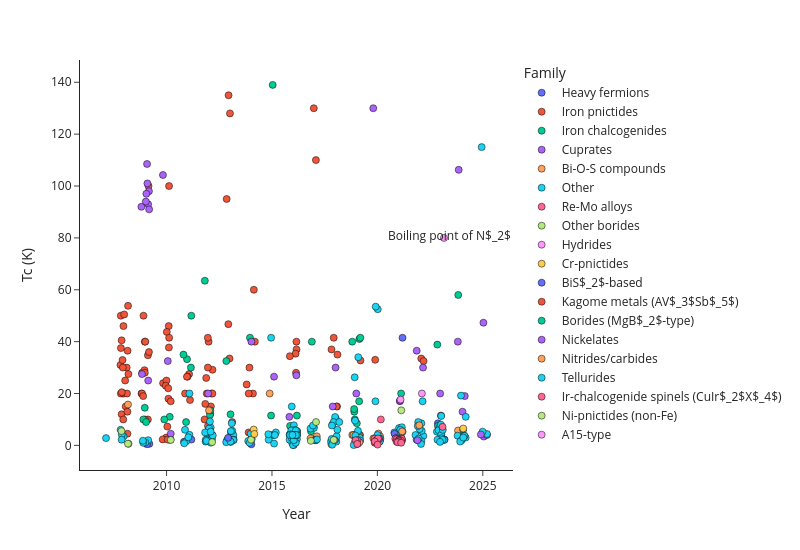

The notebook cell saved with this chart:
### Markdown cell above
## Panel d (interactive) — hover to see material / paper / trace back to source

### Code cell
import plotly.express as px

plot_yr_px = plot_yr.copy()
plot_yr_px["arxiv_url"] = "https://arxiv.org/abs/" + plot_yr_px[
    "paper_id"
].astype(str)
plot_yr_px["year_jittered"] = year_jittered

fig = px.scatter(
    plot_yr_px,
    x="year_jittered",
    y="tc_best",
    color="family",
    custom_data=["paper_id", "material", "synthesis_method", "arxiv_url"],
)
fig.update_traces(
    marker=dict(size=7, line=dict(width=0.5, color="black")),
    hovertemplate=(
        "<b>%{customdata[1]}</b><br>"
        "Tc = %{y:.1f} K, year %{x:.0f}<br>"
        "synthesis: %{customdata[2]}<br>"
        "arXiv: %{customdata[0]}<br>"
        "<extra></extra>"
    ),
)
fig.add_hline(
    y=77,
    line_dash="dash",
    line_color="red",
    opacity=0.6,
    annotation_text="Boiling point of N$_2$",
)
fig.update_layout(
    xaxis_title="Year",
    yaxis_title="Tc (K)",
    legend_title="Family",
    template="simple_white",
    width=800,
    height=550,
)
fig.show()

### Figure 1 — Plotly figure (JSON) as saved in the notebook; plotly's stock layout.template omitted (floating-point values rounded to 4 significant figures; data arrays with more than 128 entries replaced by an {"elided": "..."} marker saying what was removed)
{"data": [{"customdata": [["1303.3228", "UCo1-xFexGe", "arc melting & induction melting", "https://arxiv.org/abs/1303.3228"], ["2103.08000", "UCoGe", "float zone & Bridgman", "https://arxiv.org/abs/2103.08000"], ["2308.06881", "CeCoIn5", "flux growth", "https://arxiv.org/abs/2308.06881"], ["1104.2649", "CeCoIn5", "flux growth", "https://arxiv.org/abs/1104.2649"], ["0906.0497", "UCoGe", "other", "https://arxiv.org/abs/0906.0497"], ["1109.1953", "URu2Si2", "other", "https://arxiv.org/abs/1109.1953"], ["2205.04991", "CeCoIn5", "pulsed laser deposition", "https://arxiv.org/abs/2205.04991"], ["1902.09270", "Ce3PdIn11", "flux growth", "https://arxiv.org/abs/1902.09270"], ["2305.08669", "Ce2Rh3+δSb4", "flux growth", "https://arxiv.org/abs/2305.08669"], ["0907.0967", "URu2Si2", "other", "https://arxiv.org/abs/0907.0967"], ["1403.7010", "Ce3PdIn11", "flux growth", "https://arxiv.org/abs/1403.7010"]], "hovertemplate": "<b>%{customdata[1]}</b><br>Tc = %{y:.1f} K, year %{x:.0f}<br>synthesis: %{customdata[2]}<br>arXiv: %{customdata[0]}<br><extra></extra>", "legendgroup": "Heavy fermions", "marker": {"color": "#636efa", "line": {"color": "black", "width": 0.5}, "size": 7, "symbol": "circle"}, "mode": "markers", "name": "Heavy fermions", "orientation": "v", "showlegend": true, "type": "scatter", "x": [2013.0, 2021.0, 2023.0, 2011.0, 2009.0, 2011.0, 2022.0, 2019.0, 2023.0, 2009.0, 2014.0], "xaxis": "x", "y": [5.0, 41.5, 2.25, 2.25, 0.6, 1.415, 2.05, 0.7, 8.5, 0.45, 0.4], "yaxis": "y"}, {"customdata": {"elided": "106x4 str values"}, "hovertemplate": "<b>%{customdata[1]}</b><br>Tc = %{y:.1f} K, year %{x:.0f}<br>synthesis: %{customdata[2]}<br>arXiv: %{customdata[0]}<br><extra></extra>", "legendgroup": "Iron pnictides", "marker": {"color": "#EF553B", "line": {"color": "black", "width": 0.5}, "size": 7, "symbol": "circle"}, "mode": "markers", "name": "Iron pnictides", "orientation": "v", "showlegend": true, "type": "scatter", "x": [2012.0, 2008.0, 2008.0, 2008.0, 2009.0, 2009.0, 2010.0, 2012.0, 2008.0, 2012.0, 2013.0, 2020.0, 2018.0, 2010.0, 2014.0, 2012.0, 2010.0, 2010.0, 2010.0, 2009.0, 2012.0, 2009.0, 2009.0, 2008.0, 2010.0, 2014.0, 2010.0, 2010.0, 2008.0, 2008.0, 2008.0, 2022.0, 2022.0, 2008.0, 2010.0, 2014.0, 2009.0, 2010.0, 2008.0, 2008.0, 2008.0, 2008.0, 2011.0, 2008.0, 2016.0, 2018.0, 2013.0, 2010.0, 2017.0, 2017.0, 2009.0, 2009.0, 2011.0, 2010.0, 2010.0, 2009.0, 2019.0, 2011.0, 2011.0, 2011.0, 2008.0, 2008.0, 2016.0, 2009.0, 2010.0, 2014.0, 2014.0, 2009.0, 2008.0, 2008.0, 2008.0, 2009.0, 2016.0, 2016.0, 2016.0, 2023.0, 2008.0, 2012.0, 2017.0, 2008.0, 2008.0, 2010.0, 2013.0, 2014.0, 2018.0, 2018.0, 2012.0, 2010.0, 2014.0, 2012.0, 2013.0, 2013.0, 2013.0, 2016.0, 2013.0, 2009.0, 2012.0, 2012.0, 2012.0, 2012.0, 2012.0, 2018.0, 2009.0, 2016.0, 2010.0, 2008.0], "xaxis": "x", "y": [20.0, 31.0, 12.0, 4.5, 40.0, 20.0, 18.0, 3.15, 20.0, 40.0, 9.0, 33.0, 37.0, 100.0, 5.0, 29.15, 3.0, 46.0, 43.75, 10.0, 7.5, 28.0, 10.0, 53.8, 2.25, 60.0, 2.3, 2.2, 10.0, 20.0, 15.0, 33.5, 32.5, 13.0, 17.0, 20.0, 100.0, 24.0, 30.0, 27.5, 25.0, 30.0, 27.5, 46.0, 37.0, 35.0, 95.0, 2.25, 110.0, 130.0, 34.75, 20.0, 20.0, 41.5, 25.0, 29.0, 32.75, 17.5, 26.5, 26.5, 36.5, 37.5, 35.35, 19.0, 23.0, 23.5, 40.0, 40.0, 50.0, 50.5, 20.0, 28.0, 34.4, 40.0, 0.13, 11.5, 20.0, 15.0, 7.0, 32.9, 20.5, 22.0, 46.75, 30.0, 15.0, 15.0, 41.5, 7.25, 20.0, 20.0, 1.7, 135.0, 128.0, 28.0, 33.5, 36.0, 30.0, 26.0, 20.0, 16.0, 10.0, 41.5, 50.0, 5.25, 37.75, 40.5], "yaxis": "y"}, {"customdata": {"elided": "38x4 str values"}, "hovertemplate": "<b>%{customdata[1]}</b><br>Tc = %{y:.1f} K, year %{x:.0f}<br>synthesis: %{customdata[2]}<br>arXiv: %{customdata[0]}<br><extra></extra>", "legendgroup": "Iron chalcogenides", "marker": {"color": "#00cc96", "line": {"color": "black", "width": 0.5}, "size": 7, "symbol": "circle"}, "mode": "markers", "name": "Iron chalcogenides", "orientation": "v", "showlegend": true, "type": "scatter", "x": [2012.0, 2012.0, 2012.0, 2011.0, 2014.0, 2010.0, 2011.0, 2019.0, 2019.0, 2019.0, 2016.0, 2016.0, 2016.0, 2016.0, 2019.0, 2019.0, 2019.0, 2017.0, 2011.0, 2011.0, 2023.0, 2019.0, 2018.0, 2021.0, 2019.0, 2009.0, 2015.0, 2013.0, 2012.0, 2024.0, 2009.0, 2009.0, 2010.0, 2013.0, 2015.0, 2019.0, 2011.0, 2017.0], "xaxis": "x", "y": [63.5, 12.25, 11.75, 50.0, 41.5, 11.0, 33.25, 40.0, 41.0, 41.5, 11.5, 7.5, 5.5, 4.0, 8.5, 13.0, 14.0, 5.45, 9.0, 35.0, 7.5, 2.2, 8.0, 20.0, 10.0, 14.5, 11.5, 12.0, 13.5, 58.0, 10.0, 9.0, 10.0, 32.5, 139.0, 17.0, 30.0, 40.0], "yaxis": "y"}, {"customdata": [["0911.4524", "Y5Ba6Cu11Oδ", "solid-state", "https://arxiv.org/abs/0911.4524"], ["0911.4524", "Y7Ba9Cu16Oδ", "solid-state", "https://arxiv.org/abs/0911.4524"], ["0911.4524", "Y5Ba8Cu13Oδ", "solid-state", "https://arxiv.org/abs/0911.4524"], ["0911.4524", "Y7Ba11Cu18Oδ", "solid-state", "https://arxiv.org/abs/0911.4524"], ["0911.4524", "YBa5Cu6Oδ", "solid-state", "https://arxiv.org/abs/0911.4524"], ["0911.4524", "Y3Ba8Cu11Oδ", "solid-state", "https://arxiv.org/abs/0911.4524"], ["0911.4524", "Y13Ba20Cu33Oδ", "solid-state", "https://arxiv.org/abs/0911.4524"], ["2103.08355", "La2-xCexCuO4", "PVD", "https://arxiv.org/abs/2103.08355"], ["1003.2267", "La2-xSrxCu1-yZnyO4", "float zone & Bridgman", "https://arxiv.org/abs/1003.2267"], ["0909.0665", "Bi1.7Pb0.3Sr2Ca2Cu3O10+x", "flux growth", "https://arxiv.org/abs/0909.0665"], ["1610.04788", "La1.9Ce0.1CuO4", "pulsed laser deposition", "https://arxiv.org/abs/1610.04788"], ["2102.03511", "Pr2Ba4Cu7O15-δ", "combustion", "https://arxiv.org/abs/2102.03511"], ["1807.01087", "Pr2CuO4±δ", "other", "https://arxiv.org/abs/1807.01087"], ["1904.07541", "La1-x/2Eu1-x/2SrxCuO4", "solid-state", "https://arxiv.org/abs/1904.07541"], ["2503.03447", "La3(Cu3Ni)P4O2", "solid-state", "https://arxiv.org/abs/2503.03447"], ["2503.03447", "La3Cu4P4O1.9F0.1", "solid-state", "https://arxiv.org/abs/2503.03447"], ["1612.01703", "Pr2-xCexCuO4-δ", "pulsed laser deposition", "https://arxiv.org/abs/1612.01703"], ["1207.5914", "Y0.38La0.62(Ba0.82La0.18)2Cu3Oy", "PVD", "https://arxiv.org/abs/1207.5914"], ["2410.09849", "Pr1.82Ce0.18CuO4+δ", "PVD", "https://arxiv.org/abs/2410.09849"], ["2407.14189", "YBa2Cu3O7-δ", "pulsed laser deposition", "https://arxiv.org/abs/2407.14189"], ["2405.06272", "Bi2Sr2Ca2Cu3O10+δ", "float zone & Bridgman", "https://arxiv.org/abs/2405.06272"], ["1510.07388", "La2-xCexCuO4±δ", "pulsed laser deposition", "https://arxiv.org/abs/1510.07388"], ["2203.06769", "La2-xSrxCuO4", "molecular beam epitaxy", "https://arxiv.org/abs/2203.06769"], ["1805.08360", "La2-xCexCuO4", "pulsed laser deposition", "https://arxiv.org/abs/1805.08360"], ["2407.19068", "La1.55Sr0.45CuO4/La2CuO4", "molecular beam epitaxy", "https://arxiv.org/abs/2407.19068"], ["1008.1682", "Pr1.88Ce0.12CuO4-δ", "PVD", "https://arxiv.org/abs/1008.1682"], ["1403.8004", "Pb1-yBiySr2Y1-xCaxCu2O7+δ", "other", "https://arxiv.org/abs/1403.8004"], ["2012.12539", "HgBa2CaCu2O6+δ", "PVD", "https://arxiv.org/abs/2012.12539"], ["1008.4327", "Bi2.2Sr1.8Ca2Cu3O10+δ", "float zone & Bridgman", "https://arxiv.org/abs/1008.4327"], ["0908.2211", "La2-xCexCuO4", "PVD", "https://arxiv.org/abs/0908.2211"], ["0903.1421", "Bi2(Sr2-xLax)CuO6+δ", "float zone & Bridgman", "https://arxiv.org/abs/0903.1421"]], "hovertemplate": "<b>%{customdata[1]}</b><br>Tc = %{y:.1f} K, year %{x:.0f}<br>synthesis: %{customdata[2]}<br>arXiv: %{customdata[0]}<br><extra></extra>", "legendgroup": "Cuprates", "marker": {"color": "#ab63fa", "line": {"color": "black", "width": 0.5}, "size": 7, "symbol": "circle"}, "mode": "markers", "name": "Cuprates", "orientation": "v", "showlegend": true, "type": "scatter", "x": [2009.0, 2009.0, 2009.0, 2009.0, 2009.0, 2009.0, 2009.0, 2021.0, 2010.0, 2009.0, 2016.0, 2021.0, 2018.0, 2019.0, 2025.0, 2025.0, 2016.0, 2012.0, 2024.0, 2024.0, 2024.0, 2015.0, 2022.0, 2018.0, 2024.0, 2010.0, 2014.0, 2020.0, 2010.0, 2009.0, 2009.0], "xaxis": "x", "y": [92.0, 93.0, 98.0, 97.0, 101.0, 94.0, 91.0, 17.0, 32.5, 108.5, 27.0, 17.25, 15.0, 20.0, 3.4, 4.0, 11.0, 20.0, 13.0, 19.0, 106.2, 26.5, 30.0, 30.0, 40.0, 4.5, 40.0, 130.0, 104.2, 27.5, 25.0], "yaxis": "y"}, {"customdata": [["1711.02004", "LaO0.5F0.5Bi1-xPbxS2", "flux growth", "https://arxiv.org/abs/1711.02004"], ["1607.05371", "CeOBiS2", "solid-state", "https://arxiv.org/abs/1607.05371"], ["1607.05371", "PrOBiS2", "solid-state", "https://arxiv.org/abs/1607.05371"], ["2406.01263", "LaO0.5F0.5Bi1-xPbxS2", "flux growth", "https://arxiv.org/abs/2406.01263"], ["1512.05070", "LaOBiS2-xFx", "solid-state", "https://arxiv.org/abs/1512.05070"], ["2007.06696", "Bi4O4S3", "solid-state", "https://arxiv.org/abs/2007.06696"], ["1902.02053", "La2O2Bi3Ag1-xInxS6", "solid-state", "https://arxiv.org/abs/1902.02053"], ["1807.04582", "La2O2Bi3AgS6", "solid-state", "https://arxiv.org/abs/1807.04582"], ["2007.03752", "La0.7Ce0.3OBiSSe", "solid-state", "https://arxiv.org/abs/2007.03752"], ["2011.12708", "CeOBiS1.7Se0.3", "flux growth", "https://arxiv.org/abs/2011.12708"], ["1709.00892", "La1-xCexOBiSSe", "solid-state", "https://arxiv.org/abs/1709.00892"], ["2401.16980", "NdO0.5F0.5BiS2", "flux growth", "https://arxiv.org/abs/2401.16980"], ["1208.2818", "Bi4O4S3", "other", "https://arxiv.org/abs/1208.2818"], ["1303.6216", "La1-xThxOBiS2", "solid-state", "https://arxiv.org/abs/1303.6216"], ["1303.6216", "La1-xHfxOBiS2", "solid-state", "https://arxiv.org/abs/1303.6216"], ["1303.6216", "La1-xZrxOBiS2", "solid-state", "https://arxiv.org/abs/1303.6216"], ["1908.09311", "La2O2Bi3Ag0.6Sn0.4S6", "solid-state", "https://arxiv.org/abs/1908.09311"], ["1908.09311", "La1.9Eu0.1O2Bi3Ag0.6Sn0.4S6", "solid-state", "https://arxiv.org/abs/1908.09311"], ["1908.09311", "La1.8Eu0.2O2Bi3Ag0.6Sn0.4S6", "solid-state", "https://arxiv.org/abs/1908.09311"], ["1908.09311", "La1.7Eu0.3O2Bi3Ag0.6Sn0.4S6", "solid-state", "https://arxiv.org/abs/1908.09311"], ["1908.09311", "La1.6Eu0.4O2Bi3Ag0.6Sn0.4S6", "solid-state", "https://arxiv.org/abs/1908.09311"], ["1908.09311", "La1.5Eu0.5O2Bi3Ag0.6Sn0.4S6", "solid-state", "https://arxiv.org/abs/1908.09311"], ["1908.09311", "La1.4Eu0.6O2Bi3Ag0.6Sn0.4S6", "solid-state", "https://arxiv.org/abs/1908.09311"], ["1410.6775", "LaO0.5F0.5Bi(S1-xSex)2", "solid-state", "https://arxiv.org/abs/1410.6775"], ["1710.10841", "LaO0.5F0.5BiS2", "flux growth", "https://arxiv.org/abs/1710.10841"]], "hovertemplate": "<b>%{customdata[1]}</b><br>Tc = %{y:.1f} K, year %{x:.0f}<br>synthesis: %{customdata[2]}<br>arXiv: %{customdata[0]}<br><extra></extra>", "legendgroup": "Bi-O-S compounds", "marker": {"color": "#FFA15A", "line": {"color": "black", "width": 0.5}, "size": 7, "symbol": "circle"}, "mode": "markers", "name": "Bi-O-S compounds", "orientation": "v", "showlegend": true, "type": "scatter", "x": [2017.0, 2016.0, 2016.0, 2024.0, 2015.0, 2020.0, 2019.0, 2018.0, 2020.0, 2020.0, 2017.0, 2024.0, 2012.0, 2013.0, 2013.0, 2013.0, 2019.0, 2019.0, 2019.0, 2019.0, 2019.0, 2019.0, 2019.0, 2014.0, 2017.0], "xaxis": "x", "y": [3.5, 2.15, 1.0, 3.0, 20.0, 4.575, 0.4, 0.5, 2.7, 3.45, 2.7, 5.75, 4.0, 3.0, 2.0, 2.5, 4.0, 4.0, 4.0, 4.0, 4.0, 4.0, 4.0, 2.7, 2.0], "yaxis": "y"}, {"customdata": {"elided": "162x4 str values"}, "hovertemplate": "<b>%{customdata[1]}</b><br>Tc = %{y:.1f} K, year %{x:.0f}<br>synthesis: %{customdata[2]}<br>arXiv: %{customdata[0]}<br><extra></extra>", "legendgroup": "Other", "marker": {"color": "#19d3f3", "line": {"color": "black", "width": 0.5}, "size": 7, "symbol": "circle"}, "mode": "markers", "name": "Other", "orientation": "v", "showlegend": true, "type": "scatter", "x": {"elided": "162 float values"}, "xaxis": "x", "y": {"elided": "162 float values"}, "yaxis": "y"}, {"customdata": [["2302.00844", "(Nb0.2Mo0.3W0.3Re0.1Ru0.1)5Si3", "arc melting & induction melting", "https://arxiv.org/abs/2302.00844"], ["1803.10877", "Mo1-xRex", "arc melting & induction melting", "https://arxiv.org/abs/1803.10877"]], "hovertemplate": "<b>%{customdata[1]}</b><br>Tc = %{y:.1f} K, year %{x:.0f}<br>synthesis: %{customdata[2]}<br>arXiv: %{customdata[0]}<br><extra></extra>", "legendgroup": "Re-Mo alloys", "marker": {"color": "#FF6692", "line": {"color": "black", "width": 0.5}, "size": 7, "symbol": "circle"}, "mode": "markers", "name": "Re-Mo alloys", "orientation": "v", "showlegend": true, "type": "scatter", "x": [2023.0, 2018.0], "xaxis": "x", "y": [7.15, 2.0], "yaxis": "y"}, {"customdata": [["1006.5651", "OsB2", "flux growth", "https://arxiv.org/abs/1006.5651"], ["1807.02561", "WB4.2", "arc melting & induction melting", "https://arxiv.org/abs/1807.02561"], ["1401.0834", "Nb2BN", "solid-state", "https://arxiv.org/abs/1401.0834"], ["2109.11521", "WB2", "arc melting & induction melting", "https://arxiv.org/abs/2109.11521"], ["1709.06954", "RuB2", "arc melting & induction melting", "https://arxiv.org/abs/1709.06954"]], "hovertemplate": "<b>%{customdata[1]}</b><br>Tc = %{y:.1f} K, year %{x:.0f}<br>synthesis: %{customdata[2]}<br>arXiv: %{customdata[0]}<br><extra></extra>", "legendgroup": "Other borides", "marker": {"color": "#B6E880", "line": {"color": "black", "width": 0.5}, "size": 7, "symbol": "circle"}, "mode": "markers", "name": "Other borides", "orientation": "v", "showlegend": true, "type": "scatter", "x": [2010.0, 2018.0, 2014.0, 2021.0, 2017.0], "xaxis": "x", "y": [2.1, 2.1, 2.2, 13.5, 1.75], "yaxis": "y"}, {"customdata": [["2312.06090", "CaMg2Hx", "other", "https://arxiv.org/abs/2312.06090"], ["2204.01554", "H)", "other", "https://arxiv.org/abs/2204.01554"]], "hovertemplate": "<b>%{customdata[1]}</b><br>Tc = %{y:.1f} K, year %{x:.0f}<br>synthesis: %{customdata[2]}<br>arXiv: %{customdata[0]}<br><extra></extra>", "legendgroup": "Hydrides", "marker": {"color": "#FF97FF", "line": {"color": "black", "width": 0.5}, "size": 7, "symbol": "circle"}, "mode": "markers", "name": "Hydrides", "orientation": "v", "showlegend": true, "type": "scatter", "x": [2023.0, 2022.0], "xaxis": "x", "y": [80.0, 20.0], "yaxis": "y"}, {"customdata": [["1412.0067", "K2Cr3As3", "flux growth", "https://arxiv.org/abs/1412.0067"], ["1412.2596", "Rb2Cr3As3", "solid-state", "https://arxiv.org/abs/1412.2596"], ["2409.06337", "Sr2CrCoAsO3", "solid-state", "https://arxiv.org/abs/2409.06337"]], "hovertemplate": "<b>%{customdata[1]}</b><br>Tc = %{y:.1f} K, year %{x:.0f}<br>synthesis: %{customdata[2]}<br>arXiv: %{customdata[0]}<br><extra></extra>", "legendgroup": "Cr-pnictides", "marker": {"color": "#FECB52", "line": {"color": "black", "width": 0.5}, "size": 7, "symbol": "circle"}, "mode": "markers", "name": "Cr-pnictides", "orientation": "v", "showlegend": true, "type": "scatter", "x": [2014.0, 2014.0, 2024.0], "xaxis": "x", "y": [6.1, 4.4, 6.5], "yaxis": "y"}, {"customdata": [["1311.5117", "Sr1-xLaxFBiS2", "solid-state", "https://arxiv.org/abs/1311.5117"], ["2106.09863", "F)BiS2", "flux growth", "https://arxiv.org/abs/2106.09863"]], "hovertemplate": "<b>%{customdata[1]}</b><br>Tc = %{y:.1f} K, year %{x:.0f}<br>synthesis: %{customdata[2]}<br>arXiv: %{customdata[0]}<br><extra></extra>", "legendgroup": "BiS$_2$-based", "marker": {"color": "#636efa", "line": {"color": "black", "width": 0.5}, "size": 7, "symbol": "circle"}, "mode": "markers", "name": "BiS$_2$-based", "orientation": "v", "showlegend": true, "type": "scatter", "x": [2013.0, 2021.0], "xaxis": "x", "y": [2.9, 4.5], "yaxis": "y"}, {"customdata": [["2107.00269", "RbV3Sb5", "flux growth", "https://arxiv.org/abs/2107.00269"], ["2012.09097", "KV3Sb5", "flux growth", "https://arxiv.org/abs/2012.09097"]], "hovertemplate": "<b>%{customdata[1]}</b><br>Tc = %{y:.1f} K, year %{x:.0f}<br>synthesis: %{customdata[2]}<br>arXiv: %{customdata[0]}<br><extra></extra>", "legendgroup": "Kagome metals (AV$_3$Sb$_5$)", "marker": {"color": "#EF553B", "line": {"color": "black", "width": 0.5}, "size": 7, "symbol": "circle"}, "mode": "markers", "name": "Kagome metals (AV$_3$Sb$_5$)", "orientation": "v", "showlegend": true, "type": "scatter", "x": [2021.0, 2020.0], "xaxis": "x", "y": [2.0, 1.0], "yaxis": "y"}, {"customdata": [["2301.01669", "MgB2", "CVD", "https://arxiv.org/abs/2301.01669"]], "hovertemplate": "<b>%{customdata[1]}</b><br>Tc = %{y:.1f} K, year %{x:.0f}<br>synthesis: %{customdata[2]}<br>arXiv: %{customdata[0]}<br><extra></extra>", "legendgroup": "Borides (MgB$_2$-type)", "marker": {"color": "#00cc96", "line": {"color": "black", "width": 0.5}, "size": 7, "symbol": "circle"}, "mode": "markers", "name": "Borides (MgB$_2$-type)", "orientation": "v", "showlegend": true, "type": "scatter", "x": [2023.0], "xaxis": "x", "y": [38.85], "yaxis": "y"}, {"customdata": [["2311.07423", "La4Ni3O10", "float zone & Bridgman", "https://arxiv.org/abs/2311.07423"], ["2503.03419", "La1-xSrxNiO2", "PVD", "https://arxiv.org/abs/2503.03419"], ["2209.06400", "Nd1-xSrxNiO2", "pulsed laser deposition", "https://arxiv.org/abs/2209.06400"], ["2203.02580", "Nd1-xSrxNiO2", "pulsed laser deposition", "https://arxiv.org/abs/2203.02580"], ["2501.08022", "La2PrNi2O7", "PVD", "https://arxiv.org/abs/2501.08022"]], "hovertemplate": "<b>%{customdata[1]}</b><br>Tc = %{y:.1f} K, year %{x:.0f}<br>synthesis: %{customdata[2]}<br>arXiv: %{customdata[0]}<br><extra></extra>", "legendgroup": "Nickelates", "marker": {"color": "#ab63fa", "line": {"color": "black", "width": 0.5}, "size": 7, "symbol": "circle"}, "mode": "markers", "name": "Nickelates", "orientation": "v", "showlegend": true, "type": "scatter", "x": [2023.0, 2025.0, 2022.0, 2022.0, 2025.0], "xaxis": "x", "y": [20.0, 4.2, 2.0, 36.5, 47.3], "yaxis": "y"}, {"customdata": [["0804.2945", "NbN", "PVD", "https://arxiv.org/abs/0804.2945"], ["1903.05009", "TiN", "PVD", "https://arxiv.org/abs/1903.05009"], ["2102.02003", "TaC", "flux growth", "https://arxiv.org/abs/2102.02003"], ["1212.2258", "NbN", "molecular beam epitaxy", "https://arxiv.org/abs/1212.2258"], ["2205.05491", "NbN", "PVD", "https://arxiv.org/abs/2205.05491"]], "hovertemplate": "<b>%{customdata[1]}</b><br>Tc = %{y:.1f} K, year %{x:.0f}<br>synthesis: %{customdata[2]}<br>arXiv: %{customdata[0]}<br><extra></extra>", "legendgroup": "Nitrides/carbides", "marker": {"color": "#FFA15A", "line": {"color": "black", "width": 0.5}, "size": 7, "symbol": "circle"}, "mode": "markers", "name": "Nitrides/carbides", "orientation": "v", "showlegend": true, "type": "scatter", "x": [2008.0, 2019.0, 2021.0, 2012.0, 2022.0], "xaxis": "x", "y": [15.75, 1.2, 5.4, 13.5, 7.75], "yaxis": "y"}, {"customdata": [["1509.00945", "Pd1-xNixTe (x=0", "solid-state", "https://arxiv.org/abs/1509.00945"], ["1509.00945", "PdTe", "solid-state", "https://arxiv.org/abs/1509.00945"], ["1605.04647", "PdTe", "solid-state", "https://arxiv.org/abs/1605.04647"], ["1605.04647", "Pd0.99Ni0.01Te", "solid-state", "https://arxiv.org/abs/1605.04647"], ["1605.04647", "Pd0.95Ni0.05Te", "solid-state", "https://arxiv.org/abs/1605.04647"], ["1605.04647", "Pd0.93Ni0.07Te", "solid-state", "https://arxiv.org/abs/1605.04647"], ["1605.04647", "Pd0.9Ni0.1Te", "solid-state", "https://arxiv.org/abs/1605.04647"], ["1605.04647", "Pd0.85Ni0.15Te", "solid-state", "https://arxiv.org/abs/1605.04647"], ["1605.04647", "Pd0.8Ni0.2Te", "solid-state", "https://arxiv.org/abs/1605.04647"], ["1605.04647", "Pd0.7Ni0.3Te", "solid-state", "https://arxiv.org/abs/1605.04647"], ["2103.00687", "PdSeTe", "other", "https://arxiv.org/abs/2103.00687"]], "hovertemplate": "<b>%{customdata[1]}</b><br>Tc = %{y:.1f} K, year %{x:.0f}<br>synthesis: %{customdata[2]}<br>arXiv: %{customdata[0]}<br><extra></extra>", "legendgroup": "Tellurides", "marker": {"color": "#19d3f3", "line": {"color": "black", "width": 0.5}, "size": 7, "symbol": "circle"}, "mode": "markers", "name": "Tellurides", "orientation": "v", "showlegend": true, "type": "scatter", "x": [2015.0, 2015.0, 2016.0, 2016.0, 2016.0, 2016.0, 2016.0, 2016.0, 2016.0, 2016.0, 2021.0], "xaxis": "x", "y": [4.0, 4.3, 4.0, 4.0, 4.0, 4.0, 4.0, 4.0, 4.0, 4.0, 2.87], "yaxis": "y"}, {"customdata": [["2109.02821", "CuIr2Te4", "solid-state", "https://arxiv.org/abs/2109.02821"], ["2109.02821", "CuIr2Te3.975Se0.025", "solid-state", "https://arxiv.org/abs/2109.02821"], ["2109.02821", "CuIr2Te3.95Se0.05", "solid-state", "https://arxiv.org/abs/2109.02821"], ["2109.02821", "CuIr2Te3.925Se0.075", "solid-state", "https://arxiv.org/abs/2109.02821"], ["2109.02821", "CuIr2Te3.9Se0.1", "solid-state", "https://arxiv.org/abs/2109.02821"], ["2109.02821", "CuIr2Te3.85Se0.15", "solid-state", "https://arxiv.org/abs/2109.02821"], ["2109.02821", "CuIr2Te3.8Se0.2", "solid-state", "https://arxiv.org/abs/2109.02821"], ["2109.02821", "CuIr2Te3.75Se0.25", "solid-state", "https://arxiv.org/abs/2109.02821"], ["2109.02821", "CuIr2Te3.7Se0.3", "solid-state", "https://arxiv.org/abs/2109.02821"], ["2109.02821", "CuIr2Te3.6Se0.4", "solid-state", "https://arxiv.org/abs/2109.02821"], ["2109.02821", "CuIr2Te3.5Se0.5", "solid-state", "https://arxiv.org/abs/2109.02821"], ["2003.11463", "CuIr2-yAlyTe4", "solid-state", "https://arxiv.org/abs/2003.11463"], ["2003.11463", "CuIr2-yTiyTe4", "solid-state", "https://arxiv.org/abs/2003.11463"], ["2003.11463", "CuIr2-yRhyTe4", "solid-state", "https://arxiv.org/abs/2003.11463"], ["2003.11463", "Zn1-xCuxIr2Te4", "solid-state", "https://arxiv.org/abs/2003.11463"], ["2003.11463", "CuIr1.925Al0.075Te4", "solid-state", "https://arxiv.org/abs/2003.11463"], ["2003.11463", "CuIr1.925Ti0.075Te4", "solid-state", "https://arxiv.org/abs/2003.11463"], ["2003.11463", "CuIr1.95Rh0.05Te4", "solid-state", "https://arxiv.org/abs/2003.11463"], ["2003.11463", "Zn0.5Cu0.5Ir2Te4", "solid-state", "https://arxiv.org/abs/2003.11463"], ["1908.09292", "CuIr2-xRuxTe4", "solid-state", "https://arxiv.org/abs/1908.09292"], ["1908.09292", "CuIr2Te4", "solid-state", "https://arxiv.org/abs/1908.09292"], ["1908.09292", "CuIr1.7Ru0.3Te4", "solid-state", "https://arxiv.org/abs/1908.09292"]], "hovertemplate": "<b>%{customdata[1]}</b><br>Tc = %{y:.1f} K, year %{x:.0f}<br>synthesis: %{customdata[2]}<br>arXiv: %{customdata[0]}<br><extra></extra>", "legendgroup": "Ir-chalcogenide spinels (CuIr$_2$X$_4$)", "marker": {"color": "#FF6692", "line": {"color": "black", "width": 0.5}, "size": 7, "symbol": "circle"}, "mode": "markers", "name": "Ir-chalcogenide spinels (CuIr$_2$X$_4$)", "orientation": "v", "showlegend": true, "type": "scatter", "x": [2021.0, 2021.0, 2021.0, 2021.0, 2021.0, 2021.0, 2021.0, 2021.0, 2021.0, 2021.0, 2021.0, 2020.0, 2020.0, 2020.0, 2020.0, 2020.0, 2020.0, 2020.0, 2020.0, 2019.0, 2019.0, 2019.0], "xaxis": "x", "y": [2.6, 2.8, 2.6, 2.4, 2.2, 2.0, 1.8, 1.6, 1.4, 1.2, 1.0, 2.45, 2.6, 2.0, 10.0, 2.2, 2.7, 1.5, 0.3, 2.0, 2.0, 0.55], "yaxis": "y"}, {"customdata": [["1704.04854", "Ba(Ni1-xCux)2As2", "flux growth", "https://arxiv.org/abs/1704.04854"], ["0808.1694", "SrNi2As2", "flux growth", "https://arxiv.org/abs/0808.1694"], ["0808.1694", "EuNi2As2", "flux growth", "https://arxiv.org/abs/0808.1694"], ["0807.3788", "BaNi2As2", "flux growth", "https://arxiv.org/abs/0807.3788"], ["1204.4958", "BaNi2(As1-xPx)2", "flux growth", "https://arxiv.org/abs/1204.4958"]], "hovertemplate": "<b>%{customdata[1]}</b><br>Tc = %{y:.1f} K, year %{x:.0f}<br>synthesis: %{customdata[2]}<br>arXiv: %{customdata[0]}<br><extra></extra>", "legendgroup": "Ni-pnictides (non-Fe)", "marker": {"color": "#B6E880", "line": {"color": "black", "width": 0.5}, "size": 7, "symbol": "circle"}, "mode": "markers", "name": "Ni-pnictides (non-Fe)", "orientation": "v", "showlegend": true, "type": "scatter", "x": [2017.0, 2008.0, 2008.0, 2008.0, 2012.0], "xaxis": "x", "y": [9.0, 0.625, 0.65, 5.5, 1.25], "yaxis": "y"}, {"customdata": [["2109.07066", "Nb3Sn", "PVD", "https://arxiv.org/abs/2109.07066"]], "hovertemplate": "<b>%{customdata[1]}</b><br>Tc = %{y:.1f} K, year %{x:.0f}<br>synthesis: %{customdata[2]}<br>arXiv: %{customdata[0]}<br><extra></extra>", "legendgroup": "A15-type", "marker": {"color": "#FF97FF", "line": {"color": "black", "width": 0.5}, "size": 7, "symbol": "circle"}, "mode": "markers", "name": "A15-type", "orientation": "v", "showlegend": true, "type": "scatter", "x": [2021.0], "xaxis": "x", "y": [17.65], "yaxis": "y"}], "layout": {"annotations": [{"showarrow": false, "text": "Boiling point of N$_2$", "x": 1, "xanchor": "right", "xref": "x domain", "y": 77, "yanchor": "bottom", "yref": "y"}], "height": 550, "legend": {"title": {"text": "Family"}, "tracegroupgap": 0}, "margin": {"t": 60}, "shapes": [{"line": {"color": "red", "dash": "dash"}, "opacity": 0.6, "type": "line", "x0": 0, "x1": 1, "xref": "x domain", "y0": 77, "y1": 77, "yref": "y"}], "width": 800, "xaxis": {"anchor": "y", "domain": [0, 1], "title": {"text": "Year"}}, "yaxis": {"anchor": "x", "domain": [0, 1], "title": {"text": "Tc (K)"}}}}
